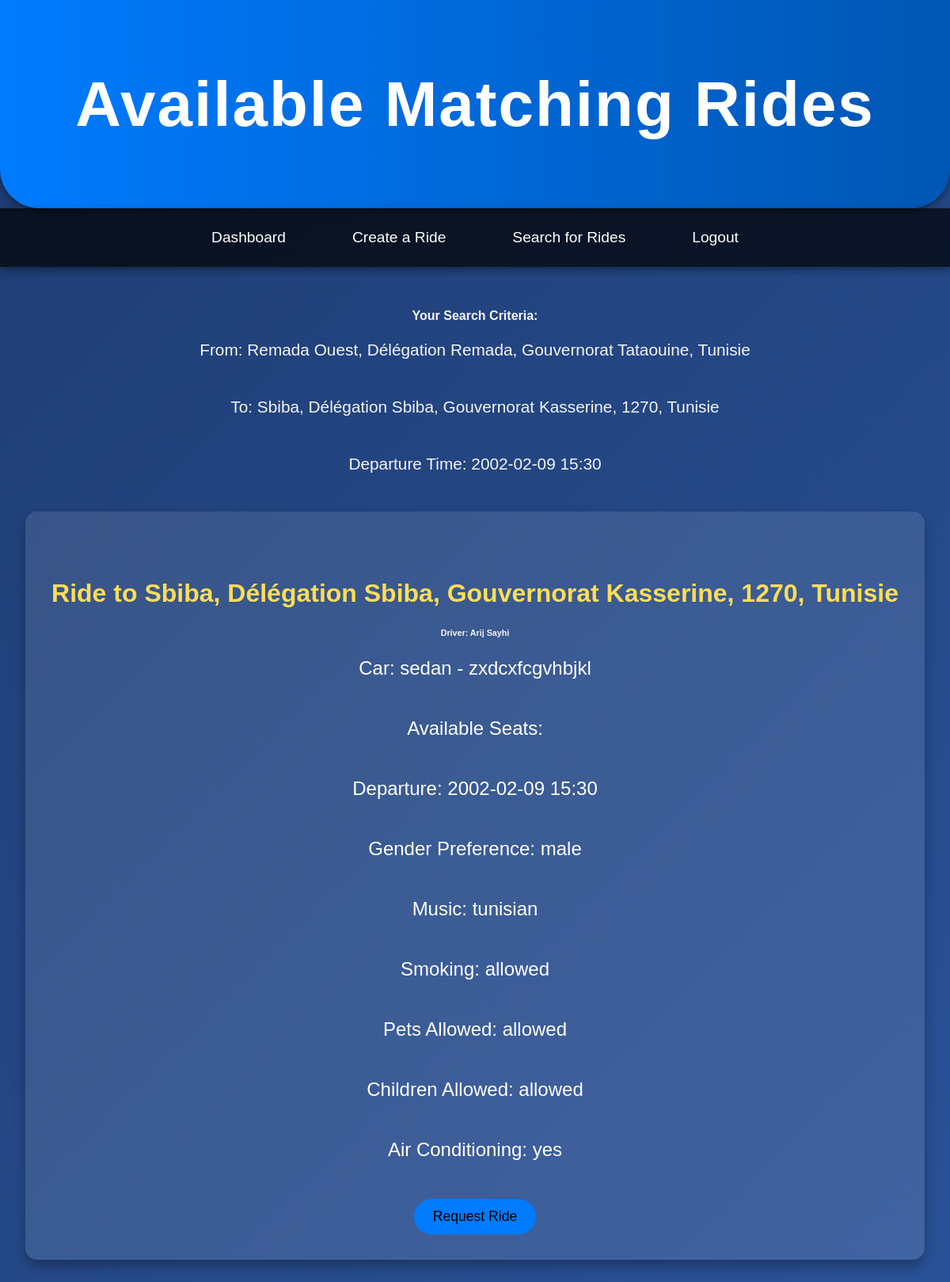
/matching (signed in), run on an earlier commit of the app's database.
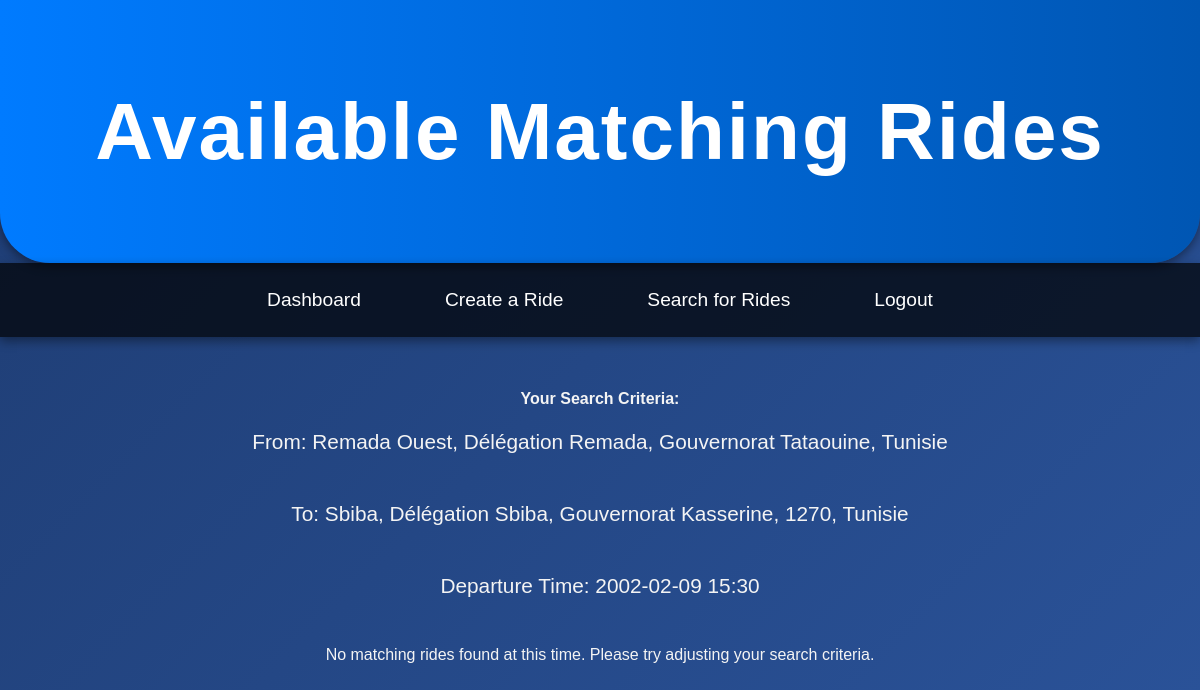
And on a later commit of the database.
### app/models.py (models this page shows)
class Passenger(db.Model):
    id = db.Column(db.Integer, primary_key=True)
    creator_id = db.Column(db.Integer, db.ForeignKey('user.id'), nullable=False)
    departure=db.Column(db.String(200), nullable=False)
    departure_coordinates = db.Column(db.String(100))
    destination = db.Column(db.String(200), nullable=False)
    destination_coordinates = db.Column(db.String(100))
    departure_time = db.Column(db.DateTime, nullable=False)
    trip_type = db.Column(db.String(50))
    return_time = db.Column(db.DateTime)
    return_destination = db.Column(db.String(200))
    return_destination_coordinates = db.Column(db.String(100))
    preferred_gender = db.Column(db.String(50))
    preferred_music = db.Column(db.String(50))
    smoking_preference = db.Column(db.String(50))
    talkative_preference = db.Column(db.String(50))
    pets_allowed = db.Column(db.String(50))
    air_conditioning = db.Column(db.String(50))
    children_allowed = db.Column(db.String(50))
    created_at = db.Column(db.DateTime, default=datetime.utcnow)
    updated_at = db.Column(db.DateTime, default=datetime.utcnow, onupdate=datetime.utcnow)

class Ride(db.Model):
    id = db.Column(db.Integer, primary_key=True)
    creator_id = db.Column(db.Integer, db.ForeignKey('user.id'), nullable=False)
    departure = db.Column(db.String(200), nullable=False)
    departure_coordinates = db.Column(db.String(100))
    destination = db.Column(db.String(200), nullable=False)
    destination_coordinates = db.Column(db.String(100))
    departure_time = db.Column(db.DateTime, nullable=False)
    trip_type = db.Column(db.String(50))
    return_time = db.Column(db.DateTime)
    return_destination = db.Column(db.String(200))
    return_destination_coordinates = db.Column(db.String(100))
    preferred_gender = db.Column(db.String(50))
    preferred_music = db.Column(db.String(50))
    smoking_preference = db.Column(db.String(50))
    talkative_preference = db.Column(db.String(50))
    pets_allowed = db.Column(db.String(50))
    air_conditioning = db.Column(db.String(50))
    children_allowed = db.Column(db.String(50))
    carte_grise = db.Column(db.String(100))
    car_type = db.Column(db.String(100))
    car_name = db.Column(db.String(100))
    created_at = db.Column(db.DateTime, default=datetime.utcnow)
    updated_at = db.Column(db.DateTime, default=datetime.utcnow, onupdate=datetime.utcnow)
    Finished = db.Column(db.Boolean, default=False)  # This is automatically set to False by default

class User(db.Model):
    id = db.Column(db.Integer, primary_key=True)
    fullname = db.Column(db.String(100), nullable=False)
    email = db.Column(db.String(120), unique=True, nullable=False)
    password = db.Column(db.String(200), nullable=False)
    created_at = db.Column(db.DateTime, default=datetime.utcnow)
    updated_at = db.Column(db.DateTime, default=datetime.utcnow, onupdate=datetime.utcnow)
    rides = db.relationship('Ride', backref='creator', lazy=True)
    CIN = db.Column(db.Integer, nullable=False)
    phone = db.Column(db.String(100), nullable=False)

### app/app.py (the view, shortened to what this page needs)
@app.route('/matching', methods=['GET'])
def matching():
    current_passenger = Passenger.query.filter_by(creator_id=session['user_id']).order_by(Passenger.created_at.desc()).first()
    if not current_passenger:
        flash('No search criteria found. Please search for a ride first.')
        return redirect(url_for('search_ride'))
    matching_rides = Ride.query.filter(
        Ride.destination == current_passenger.destination,
        Ride.departure_time >= current_passenger.departure_time - timedelta(hours=2),
        Ride.departure_time <= current_passenger.departure_time + timedelta(hours=2),
        Ride.Finished == False,  # Ensure that Finished is False
        Ride.creator_id != current_passenger.creator_id  # Exclude the current user's own rides
    )
    if current_passenger.preferred_gender != 'any':
        matching_rides = matching_rides.filter(Ride.preferred_gender.in_(['any', current_passenger.preferred_gender]))
    if current_passenger.smoking_preference != 'any':
        matching_rides = matching_rides.filter(Ride.smoking_preference == current_passenger.smoking_preference)
    if current_passenger.pets_allowed != 'any':
        matching_rides = matching_rides.filter(Ride.pets_allowed == current_passenger.pets_allowed)
    if current_passenger.children_allowed != 'any':
        matching_rides = matching_rides.filter(Ride.children_allowed == current_passenger.children_allowed)
    matching_rides = matching_rides.all()
    if not matching_rides:
        if 'application/json' in request.headers.get('Accept', ''):
            return jsonify({
                'status': 'error',
                'message': 'No matching rides found.'
            })
        else:
            flash('No matching rides found.')
            return render_template('matching.html', matches=[], search_criteria=current_passenger)
    rides_with_drivers = []
    for ride in matching_rides:
        driver = User.query.get(ride.creator_id)
        rides_with_drivers.append({
            'ride': ride,
            'driver': driver
        })
    if 'application/json' in request.headers.get('Accept', ''):
        return jsonify({
            'status': 'success',
            'matches': [
                {
                    'ride_id': ride['ride'].id,
                    'destination': ride['ride'].destination,
                    'departure_time': ride['ride'].departure_time,
                    'driver': {
                        'driver_id': ride['driver'].id,
                        'name': ride['driver'].name,
                        'gender': ride['driver'].gender  # Example, include other relevant fields
                    }
                }
                for ride in rides_with_drivers
            ],
            'search_criteria': {
                'destination': current_passenger.destination,
                'departure_time': current_passenger.departure_time,
                'preferred_gender': current_passenger.preferred_gender,
                'smoking_preference': current_passenger.smoking_preference,
                'pets_allowed': current_passenger.pets_allowed,
                'children_allowed': current_passenger.children_allowed
            }
        })
    else:
        return render_template(
            'matching.html',
            matches=rides_with_drivers,
            search_criteria=current_passenger,
        )

### app/templates/matching.html (shortened to what this page needs)
<!DOCTYPE html>
<html lang="en">
<head>
</head>
<body>
    <header>
        <h1>Available Matching Rides</h1>
    </header>
    <nav>
        <a href="{{ url_for('dashboard') }}">Dashboard</a>
        <a href="{{ url_for('create_ride') }}">Create a Ride</a>
        <a href="{{ url_for('search_ride') }}">Search for Rides</a>
        <a href="{{ url_for('logout') }}">Logout</a>
    </nav>
    <main>
        <div class="search-criteria mb-4">
            <h4>Your Search Criteria:</h4>
            <p>From: {{ search_criteria.departure }}</p>
            <p>To: {{ search_criteria.destination }}</p>
            <p>Departure Time: {{ search_criteria.departure_time.strftime('%Y-%m-%d %H:%M') }}</p>
        </div>
        {% if matches %}
            <div class="matching-rides">
                {% for match in matches %}
                <div class="card">
                    <div class="card-body">
                        <h5 class="card-title">Ride to {{ match.ride.destination }}</h5>
                        <div class="driver-info">
                            <h6>Driver: {{ match.driver.fullname }}</h6>
                            <p>Car: {{ match.ride.car_type }} - {{ match.ride.car_name }}</p>
                            <p>Available Seats: {{ match.ride.seats }}</p>
                        </div>
                        <div class="ride-details">
                            <p>Departure: {{ match.ride.departure_time.strftime('%Y-%m-%d %H:%M') }}</p>
                        </div>
                        <div class="preferences">
                            <p>Gender Preference: {{ match.ride.preferred_gender }}</p>
                            <p>Music: {{ match.ride.preferred_music }}</p>
                            <p>Smoking: {{ match.ride.smoking_preference }}</p>
                            <p>Pets Allowed: {{ match.ride.pets_allowed }}</p>
                            <p>Children Allowed: {{ match.ride.children_allowed }}</p>
                            <p>Air Conditioning: {{ match.ride.air_conditioning }}</p>
                        </div>
                        <button class="btn btn-primary"
    onclick="showSuccessSection('{{ match.driver.phone }}', '{{ match.ride.departure_coordinates }}', '{{ match.ride.destination_coordinates }}', '{{ match.distance }}')">
    Request Ride
</button>
                    </div>
                </div>
                {% endfor %}
            </div>
        {% else %}
            <div class="alert alert-info">
                No matching rides found at this time. Please try adjusting your search criteria.
            </div>
        {% endif %}
    </main>
</body>
</html>

### app/templates/matching.html (style rules this page uses)
body { margin: 0; font-family: 'Poppins', sans-serif; background: linear-gradient(135deg, #1e3c72, #2a5298); color: #f4f4f4; overflow-x: hidden; }
header { text-align: center; padding: 2rem 1rem; background: linear-gradient(90deg, #007BFF, #0056b3); color: white; font-size: 2.5rem; font-weight: bold; letter-spacing: 2px; box-shadow: 0px 4px 10px rgba(0, 0, 0, 0.4); border-radius: 0 0 50px 50px; }
nav { display: flex; justify-content: center; gap: 2rem; background: rgba(0, 0, 0, 0.7); padding: 1rem 0; position: sticky; top: 0; z-index: 1000; box-shadow: 0px 4px 10px rgba(0, 0, 0, 0.4); }
nav a { color: white; text-decoration: none; font-size: 1.2rem; padding: 0.5rem 1.5rem; border: 2px solid transparent; border-radius: 25px; transition: all 0.3s ease; }
main { text-align: center; padding: 2rem; }
main p { font-size: 1.3rem; margin-bottom: 3rem; }

What changed in the data, as far as the page shows it:
removed Ride: ride.destination "Sbiba, Délégation Sbiba, Gouvernorat Kasserine, 1270, Tunisie", ride.car_type "sedan", ride.car_name "zxdcxfcgvhbjkl", ride.departure_time "2002-02-09 15:30", ride.preferred_gender "male", ride.preferred_music "tunisian", ride.smoking_preference "allowed", ride.pets_allowed "allowed", ride.children_allowed "allowed", ride.air_conditioning "yes"
removed User: driver.fullname "Arij Sayhi"
Also different on the page:
text now shown: "No matching rides found at this time. Please try adjusting your search criteria."
list line gone: "Ride to Driver: Car: - Available Seats: Departure: Gender Preference: Music: Smoking: Pets Allowed: Children Allowed: Air Conditioning: Request Ride"
